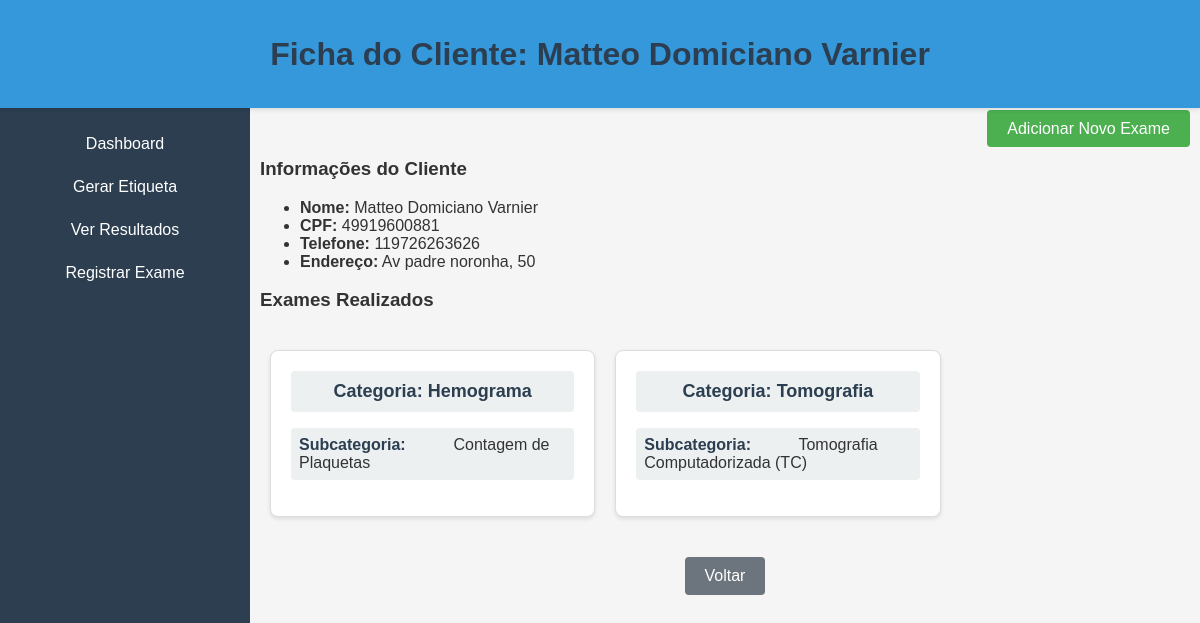
The app's page /client_record/Matteo Domiciano Varnier, older data.
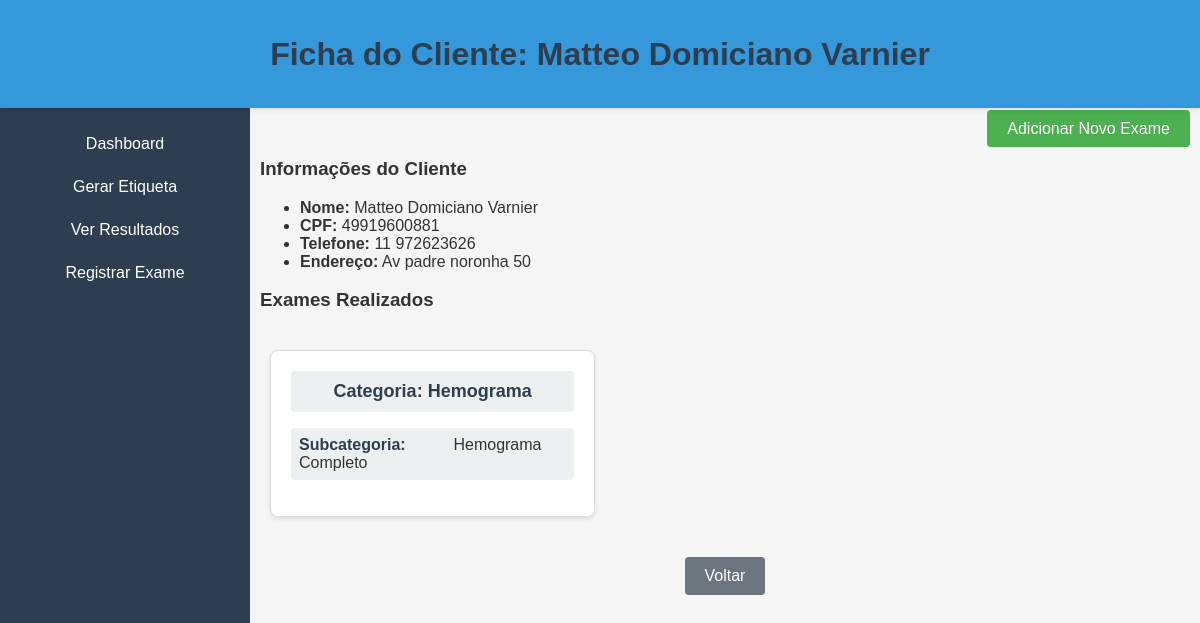
The same page, newer data.
### app/models.py (models this page shows, shortened)
class User(db.Model):
    id = db.Column(db.Integer, primary_key=True)
    patient_name = db.Column(db.String(100), nullable=False)
    cpf = db.Column(db.String(14), nullable=False)
    phone = db.Column(db.String(15), nullable=False)
    address = db.Column(db.String(200), nullable=False)
    category = db.Column(db.String(100), nullable=False)
    subcategory = db.Column(db.String(100), nullable=False)

### app/app.py (the view)
@app.route('/client_record/<string:patient_name>')
def client_record(patient_name):
    exams = User.query.filter_by(patient_name=patient_name).all()
    if not exams:
        flash(f'Nenhum exame encontrado para o paciente: {patient_name}', 'warning')
        return redirect(url_for('client_record_search'))
    client_info = {
        "cpf": exams[0].cpf,
        "phone": exams[0].phone,
        "address": exams[0].address
    }
    grouped_exams = defaultdict(lambda: {"exams": []})
    for exam in exams:
        grouped_exams[exam.category]["exams"].append({
            "id": exam.id,
            "subcategory": exam.subcategory,
        })
    return render_template(
        'client_record.html',
        patient_name=patient_name,
        cpf=client_info["cpf"],
        phone=client_info["phone"],
        address=client_info["address"],
        grouped_exams=grouped_exams
    )

### app/templates/client_record.html (shortened to what this page needs)
<!DOCTYPE html>
<html lang="pt-BR">
<head>
    <link rel="stylesheet" href="{{ url_for('static', filename='style/mainpage.css') }}">
</head>
<body>
    <div class="sidebar">
        <div class="sidebar-content">
            <div class="sidebar-box">
                <a href="{{ url_for('home') }}" class="btn-option">Dashboard</a>
                <a href="{{ url_for('generate_label') }}" class="btn-option">Gerar Etiqueta</a>
                <a href="{{ url_for('results') }}" class="btn-option">Ver Resultados</a>
                <a href="{{ url_for('exame') }}" class="btn-option">Registrar Exame</a>
            </div>
        </div>
    </div>
    <div class="fixed-header">
        <h1>Ficha do Cliente: {{ patient_name }}</h1>
    </div>
    <div class="add-exam-button">
        <a href="{{ url_for('client_record_search', patient_name=patient_name) }}" class="btn-add-exam">Adicionar Novo Exame</a>
    </div>
    <div class="client-info">
        <h3>Informações do Cliente</h3>
        <ul>
            <li><strong>Nome:</strong> {{ patient_name }}</li>
            <li><strong>CPF:</strong> {{ cpf }}</li>
            <li><strong>Telefone:</strong> {{ phone }}</li>
            <li><strong>Endereço:</strong> {{ address }}</li>
        </ul>
    </div>
    <div class="exam-info">
        <h3>Exames Realizados</h3>
        {% if grouped_exams %}
            <div class="results-container">
                {% for category, category_data in grouped_exams.items() %}
                    <div class="exam-card">
                        <div class="category">
                            <strong>Categoria:</strong> {{ category }}
                        </div>
                        {% for exam in category_data.exams %}
                            <div class="exam-details">
                                <ul>
                                    <li><strong>Subcategoria:</strong> {{ exam.subcategory }}</li>
                                </ul>
                            </div>
                        {% endfor %}
                    </div>
                {% endfor %}
            </div>
        {% else %}
            <p>Não há exames registrados para este paciente.</p>
        {% endif %}
        <button onclick="goBack()" class="btn-back">Voltar</button>
    </div>
</body>
</html>

Row changes from the older to the newer data that the page shows:
removed User: cpf "49919600881", phone "119726263626", address "Av padre noronha, 50", category "Hemograma", subcategory "Contagem de Plaquetas"
removed User: category "Tomografia", subcategory "Tomografia Computadorizada (TC)"
now on this page (row edited): User: patient_name "Matteo Domiciano Varnier", cpf "49919600881", phone "11 972623626", address "Av padre noronha 50", category "Hemograma", subcategory "Hemograma Completo"
Text that changed along with them:
{{ patient_name }}: "Matteo Domiciano Varnier" → (not shown)
